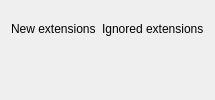
      <widget class="QWidget" name="m_pagenew">
       <attribute name="title">
        <string>New/Ignored Extensions</string>
       </attribute>
       <layout class="QGridLayout">
        <item row="0" column="1">
         <layout class="QVBoxLayout">
          <item>
           <widget class="QLabel" name="m_textlabelavailablenew_2">
            <property name="acceptDrops">
             <bool>false</bool>
            </property>
            <property name="text">
             <string>&lt;p align=&quot;center&quot;&gt;&lt;/p&gt;Ignored extensions</string>
            </property>
            <property name="wordWrap">
             <bool>false</bool>
            </property>
           </widget>
          </item>
          <item>
           <widget class="CExtensionListBox" name="m_listignore">
            <property name="font">
             <font>
              <family>Monospace</family>
             </font>
            </property>
            <property name="acceptDrops">
             <bool>true</bool>
            </property>
            <property name="selectionMode">
             <enum>Q3ListBox::Extended</enum>
            </property>
           </widget>
          </item>
         </layout>
        </item>
        <item row="0" column="0">
         <layout class="QVBoxLayout">
          <item>
           <widget class="QLabel" name="m_textlabelavailablenew">
            <property name="acceptDrops">
             <bool>false</bool>
            </property>
            <property name="text">
             <string>&lt;p align=&quot;center&quot;&gt;&lt;/p&gt;New extensions</string>
            </property>
            <property name="wordWrap">
             <bool>false</bool>
            </property>
           </widget>
          </item>
          <item>
           <widget class="CExtensionListBox" name="m_listnew">
            <property name="font">
             <font>
              <family>Monospace</family>
             </font>
            </property>
            <property name="acceptDrops">
             <bool>true</bool>
            </property>
            <property name="selectionMode">
             <enum>Q3ListBox::Extended</enum>
            </property>
           </widget>
          </item>
         </layout>
        </item>
       </layout>
      </widget>
